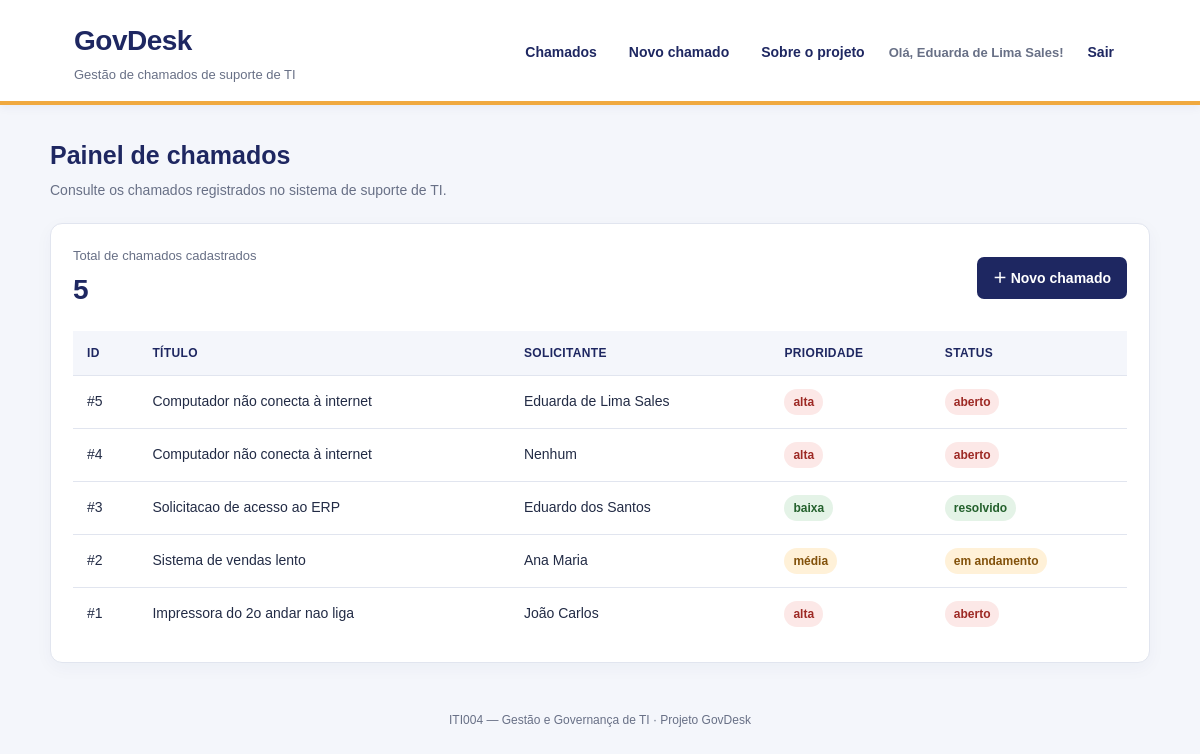
Screenshot of / (signed in) with the database file from the repository.
### tables this page shows
CREATE TABLE SOLICITANTE(
id_solicitante INTEGER PRIMARY KEY AUTOINCREMENT, 
nm_solicitante TEXT NOT NULL, 
senha TEXT NOT NULL, 
email TEXT, 
telefone TEXT, 
cpf TEXT NOT NULL);

CREATE TABLE CHAMADO(
id_chamado INTEGER PRIMARY KEY AUTOINCREMENT, 
titulo TEXT NOT NULL, 
descricao TEXT,
id_solicitante INTEGER NOT NULL, 
prioridade TEXT NOT NULL, 
status TEXT NOT NULL,
CONSTRAINT fk_cha_solic FOREIGN KEY (id_solicitante) REFERENCES SOLICITANTE(id_solicitante));

### app.py (the view)
@app.route("/")
def index():
    chamados = getChamados()
    return render_template(
        "index.html",
        chamados=chamados,
        total=len(chamados)
    )

### app.py (called while the page is built)
def conectar_banco():
    conn = sqlite3.connect(DATABASE)
    conn.row_factory = sqlite3.Row
    conn.execute("PRAGMA foreign_keys = ON")
    return conn

def getChamados():
    with conectar_banco() as conn:
        linhas = conn.execute("""
            SELECT
                c.id_chamado AS id,
                c.titulo AS titulo,
                s.nm_solicitante AS solicitante,
                c.prioridade AS prioridade,
                c.status AS status
            FROM CHAMADO AS c
            INNER JOIN SOLICITANTE AS s
                ON c.id_solicitante = s.id_solicitante
            ORDER BY c.id_chamado DESC
        """).fetchall()
    return [dict(linha) for linha in linhas]

### templates/index.html
{% extends "base.html" %}
{% block content %}
  <section class="page-heading">
    <div>
      <h2>Painel de chamados</h2>
      <p class="page-description">
        Consulte os chamados registrados no sistema de suporte de TI.
      </p>
    </div>
  </section>
  <section class="card">
    <div class="summary">
      <div>
        <p class="summary-label">Total de chamados cadastrados</p>
        <p class="summary-number">{{ total }}</p>
      </div>
      <a class="button" href="/novo">＋ Novo chamado</a>
    </div>
    <div class="table-wrap">
      <table>
        <thead>
          <tr>
            <th>ID</th>
            <th>Título</th>
            <th>Solicitante</th>
            <th>Prioridade</th>
            <th>Status</th>
          </tr>
        </thead>
        <tbody>
          {% for c in chamados %}
          <tr>
            <td>#{{ c.id }}</td>
            <td>{{ c.titulo }}</td>
            <td>{{ c.solicitante }}</td>
            <td>
              <span class="priority {{ c.prioridade }}">
                {{ c.prioridade }}
              </span>
            </td>
            <td>
              <span class="status {{ c.status | replace(' ', '-') }}">
                {{ c.status }}
              </span>
            </td>
          </tr>
          {% else %}
          <tr>
            <td colspan="5">
              Nenhum chamado cadastrado até o momento.
            </td>
          </tr>
          {% endfor %}
        </tbody>
      </table>
    </div>
  </section>
{% endblock %}

### templates/base.html (shortened to what this page needs)
<!doctype html>
<html lang="pt-br">
<head>
</head>
<body>
  <header class="site-header">
    <div class="header-inner">
      <div class="brand">
        <h1>GovDesk</h1>
        <p>Gestão de chamados de suporte de TI</p>
      </div>
      <nav>
        <a href="{{ url_for('index') }}">Chamados</a>
        {% if session.get('id_solicitante') %}
          <a href="{{ url_for('novo') }}">Novo chamado</a>
        {% endif %}
        <a href="{{ url_for('sobre') }}">Sobre o projeto</a>
        {% if session.get('id_solicitante') %}
          <span class="usuario-logado">
            Olá, {{ session.get('nome_solicitante') }}!
          </span>
          <a href="{{ url_for('logout') }}">Sair</a>
        {% else %}
          <a href="{{ url_for('login') }}">Entrar</a>
          <a href="{{ url_for('cadastro') }}">Cadastrar-se</a>
        {% endif %}
      </nav>
    </div>
  </header>
  <main class="container">
    {% block content %}{% endblock %}
    <footer class="footer">
      ITI004 — Gestão e Governança de TI · Projeto GovDesk
    </footer>
  </main>
</body>
</html>

### templates/base.html (style rules this page uses)
:root { --azul: #1E2761; --azul-hover: #151c4b; --amarelo: #F0A93F; --fundo: #F4F6FB; --branco: #FFFFFF; --texto: #222B45; --texto-suave: #687086; --borda: #E1E5EF; }
* { box-sizing: border-box; }
body { margin: 0; background: var(--fundo); color: var(--texto); font-family: Arial, Helvetica, sans-serif; line-height: 1.5; }
.site-header { background: var(--branco); border-bottom: 4px solid var(--amarelo); box-shadow: 0 2px 10px rgba(30, 39, 97, 0.06); }
.header-inner { max-width: 1100px; margin: 0 auto; padding: 20px 24px 16px; display: flex; align-items: center; justify-content: space-between; gap: 24px; flex-wrap: wrap; }
.brand h1 { margin: 0; color: var(--azul); font-size: 28px; letter-spacing: -0.5px; }
.brand p { margin: 3px 0 0; color: var(--texto-suave); font-size: 13px; }
nav { display: flex; align-items: center; gap: 8px; flex-wrap: wrap; }
nav a { color: var(--azul); text-decoration: none; font-size: 14px; font-weight: 700; padding: 9px 12px; border-radius: 7px; }
.usuario-logado { color: var(--texto-suave); font-size: 13px; font-weight: 700; padding: 9px 4px; }
.container { width: min(1100px, calc(100% - 32px)); margin: 32px auto; }
.page-heading { display: flex; align-items: flex-start; justify-content: space-between; gap: 18px; flex-wrap: wrap; margin-bottom: 22px; }
h2 { margin: 0 0 6px; color: var(--azul); font-size: 25px; }
.page-description { margin: 0; color: var(--texto-suave); font-size: 14px; }
.card { background: var(--branco); border: 1px solid var(--borda); border-radius: 12px; padding: 22px; box-shadow: 0 5px 18px rgba(30, 39, 97, 0.04); }
.summary { display: flex; align-items: center; justify-content: space-between; gap: 16px; flex-wrap: wrap; margin-bottom: 20px; }
.summary-label { margin: 0 0 3px; color: var(--texto-suave); font-size: 13px; }
.summary-number { margin: 0; color: var(--azul); font-size: 28px; font-weight: 700; }
.button { display: inline-flex; justify-content: center; align-items: center; gap: 7px; min-height: 42px; padding: 10px 16px; border: 0; border-radius: 7px; background: var(--azul); color: var(--branco); text-decoration: none; font-size: 14px; font-weight: 700; cursor: pointer; transition: background 0.15s ease; }
.table-wrap { width: 100%; overflow-x: auto; }
table { width: 100%; border-collapse: collapse; min-width: 620px; }
th, td { text-align: left; padding: 13px 14px; border-bottom: 1px solid var(--borda); vertical-align: middle; font-size: 14px; }
th { background: #F4F6FB; color: var(--azul); font-size: 12px; text-transform: uppercase; letter-spacing: 0.35px; }
tbody tr:last-child td { border-bottom: 0; }
.status, .priority { display: inline-block; padding: 4px 9px; border-radius: 20px; font-size: 12px; font-weight: 700; white-space: nowrap; }
.status { background: #E8ECF8; color: var(--azul); }
.status.aberto { background: #FCE8E7; color: #9D2924; }
.status.em-andamento { background: #FFF1D8; color: #82510A; }
.status.resolvido { background: #E4F3E7; color: #24612D; }
.priority { background: #EEF0F5; color: #424B61; }
.priority.alta { background: #FCE8E7; color: #9D2924; }
.priority.média { background: #FFF1D8; color: #82510A; }
.priority.baixa { background: #E4F3E7; color: #24612D; }
.footer { margin-top: 30px; padding: 18px 0 26px; color: var(--texto-suave); text-align: center; font-size: 12px; }

### rows the page displays
SOLICITANTE: get "Eduarda de Lima Sales"
CHAMADO: id "5", titulo "Computador não conecta à internet", solicitante "Eduarda de Lima Sales", prioridade "alta", status "aberto"
CHAMADO: id "4", titulo "Computador não conecta à internet", solicitante "Nenhum", prioridade "alta", status "aberto"
CHAMADO: id "3", titulo "Solicitacao de acesso ao ERP", solicitante "Eduardo dos Santos", prioridade "baixa", status "resolvido"
CHAMADO: id "2", titulo "Sistema de vendas lento", solicitante "Ana Maria", prioridade "média", status "em andamento"
CHAMADO: id "1", titulo "Impressora do 2o andar nao liga", solicitante "João Carlos", prioridade "alta", status "aberto"

### other values shown
{{ total }} "5"
